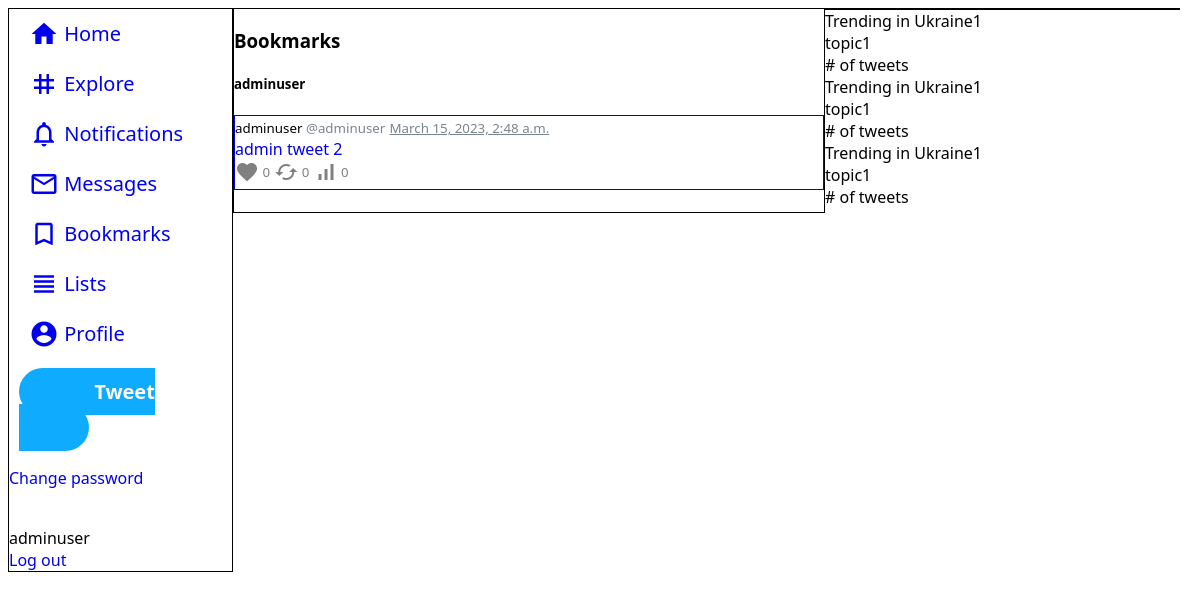
The app's page /bookmarks/ (signed in), older data.
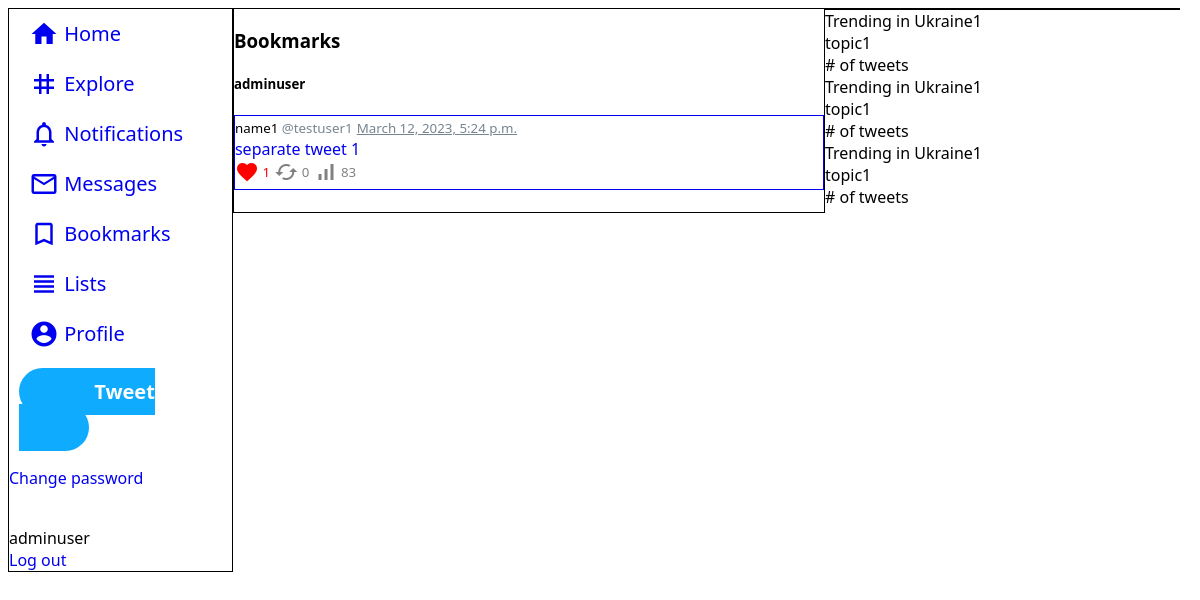
The same page, newer data.
### twitter/models.py (models this page shows, shortened)
class Tweet(models.Model):
  author = models.ForeignKey(User, on_delete=models.CASCADE)
  text = models.TextField(max_length=280)
  when = models.DateTimeField(auto_now_add=True)  # first created. can edit tweets with twitter blue only
  replied_to = models.ForeignKey('self', on_delete=models.CASCADE, null=True, related_name='replied')
  retweeted_from = models.ForeignKey('self', on_delete=models.CASCADE, null=True, related_name='retweeted')
  pic1 = models.ImageField(upload_to='tweetpics', blank=True)
  pic2 = models.ImageField(upload_to='tweetpics', blank=True)
  pic3 = models.ImageField(upload_to='tweetpics', blank=True)
  pic4 = models.ImageField(upload_to='tweetpics', blank=True)
  likes = models.ManyToManyField(User, symmetrical=False, related_name='tweet_likes')
  retweets = models.ManyToManyField(User, symmetrical=False, related_name='tweet_retweets')
  replies = models.ManyToManyField('self', symmetrical=False, related_name='tweet_replies')
  views = models.IntegerField(default=0)
  is_pinned = models.BooleanField(default=False)

class User(AbstractUser):
  username_validator = UsernameValidator()
  email_validator = EmailValidator()
  url_validator = URLValidator()
  phone_validator = PhoneValidator()
  username = models.CharField(_("username"),
                              max_length=15, unique=True,
                              help_text=_("Required. 15 characters or fewer. Letters, digits and _ only."),
                              validators=[username_validator],
                              error_messages={"unique": _("A user with that username already exists."), }, )
  email = models.EmailField(_('email'),
                            unique=True,
                            error_messages={"unique": _("A user with that email already exists."), },
                            validators=[email_validator], )
  phone = models.CharField(_("phone"),
                           max_length=20, unique=True, blank=True, null=True,
                           help_text=_("Full phone number with country code"),
                           validators=[username_validator],
                           error_messages={"unique": _("A user with that phone number already exists."), }, )
  name = models.CharField(max_length=50)
  link = models.CharField(max_length=50, blank=True, validators=[url_validator])
  userpic = models.ImageField(default='default.jpg', upload_to='userpics')
  background = models.ImageField(default='default.jpg', upload_to='backgrounds')
  is_verified = models.BooleanField(default=False)
  bio = models.TextField(max_length=160, blank=True)
  blocked = models.ManyToManyField('self', symmetrical=False, related_name='user_blocked')
  muted = models.ManyToManyField('self', symmetrical=False, related_name='user_muted')
  followers = models.ManyToManyField('self', symmetrical=False, related_name='user_followers')
  following = models.ManyToManyField('self', symmetrical=False, related_name='user_following')
  conversations = models.ManyToManyField('Conversation', symmetrical=False, related_name='user_conversations')
  tweets = models.ManyToManyField('Tweet', symmetrical=False, related_name='user_tweets')
  likes = models.ManyToManyField('Tweet', symmetrical=False, related_name='user_likes')
  bookmarks = models.ManyToManyField('Tweet', symmetrical=False, related_name='user_bookmarks')
  notifications = models.ManyToManyField('Notification', symmetrical=False, related_name='user_notifications')
  is_private = models.BooleanField(default=False)
  lists = models.ManyToManyField('TweetList', symmetrical=False, related_name='user_lists')
  def __str__(self):
    return f'{self.username}'

### twitter/views.py (the view)
# urls.py: path('bookmarks/', bookmarks, name='bookmarks'),
@login_required
def bookmarks(request):
  tweets=request.user.bookmarks.all()
  paginator=Paginator(tweets,2)
  page_number=request.GET.get('page')
  page_obj=paginator.get_page(page_number)
  return render(request,'twitter/bookmarks.html',{'tweets':page_obj})

### twitter/templates/twitter/bookmarks.html (shortened to what this page needs)
{%extends 'twitter/base.html' %}
{%block tweets%}
<section class="col mid">
<h3>Bookmarks</h3>
<h5>{{user}}</h5>
{% include 'twitter/tweets.html' %}
</section>
{%endblock%}
{% block trends %}
<section class="col right"></section>
{% include 'twitter/trends.html' %}
{% endblock %}

### twitter/templates/twitter/tweets.html (shortened to what this page needs)
{% for tweet in tweets %}
<a class="tweet" href="{% url 'detail' tweet.author tweet.pk %}">
  <form style="display:inline;" action="{% url 'userfeed' tweet.author.pk %}">
    <button type="submit">
      <span class="tweet-userlink-name">{{tweet.author.name}}</span>
      <span class="tweet-userlink-username">@{{tweet.author.username}}</span>
    </button>
  <form style="display:inline;" action="{% url 'detail' tweet.author tweet.pk %}">
    <button class="tweet-userlink-time" type="submit">{{ tweet.when }}</button>
  </form>
    <div class="tweet-text">{{ tweet.text }}</div>
{% include 'twitter/tweet_buttons.html' %}
</a>
{% endfor %}
{% include 'twitter/tweet_pagination.html' %}

### twitter/templates/twitter/tweet_buttons.html (shortened to what this page needs)
{%if user in tweet.likes.all %}
<form style="display:inline" action="{% url 'dislike' tweet.pk %}" method="post">
  <button class="make-inactive-like" type="submit" name="tweet_pk" value="{{ tweet.pk }}">
    <span class="material-icons">favorite</span>
    <span class="counter">{{tweet.likes.count}}</span>
  </button>
</form>
{%else%}
  <form style="display:inline" action="{% url 'like' tweet.pk %}" method="post">
  <button class="make-active-like" type="submit" name="tweet_pk" value="{{ tweet.pk }}">
    <span class="material-icons make-active-like">favorite</span>
    <span class="counter">{{tweet.likes.count}}</span>
  </button>
</form>
{%endif%}
{%if user in tweet.retweets.all %}
<form style="display:inline" action="{% url 'unretweet' tweet.pk %}" method="post">
  {% csrf_token %}
  <button class="make-inactive-retweet" type="submit" name="tweet_pk" value="{{ tweet.pk }}">
    <span class="material-icons">cached</span>
    <span class="counter">{{tweet.retweets.count}}</span>
  </button>
</form>
{%else%}
  <form style="display:inline" action="{% url 'retweet' tweet.pk %}" method="post">
  <button class="make-active-retweet" type="submit" name="tweet_pk" value="{{ tweet.pk }}">
    <span class="material-icons">cached</span>
    <span class="counter">{{tweet.retweets.count}}</span>
  </button>
</form>
{%endif%}
<button class="views">
  <span class="material-icons make-active">signal_cellular_alt</span>
  <span class="counter">{{tweet.views}}</span>
</button>

Row changes from the older to the newer data that the page shows:
no longer on this page (row unchanged): Tweet: author.name "adminuser", author.username "adminuser", when "March 15, 2023, 2:48 a.m.", text "admin tweet 2", likes.count "0", retweets.count "0", views "0"
now on this page (row edited): Tweet: author.name "name1", author.username "testuser1", when "March 12, 2023, 5:24 p.m.", text "separate tweet 1", likes.count "1", retweets.count "0", views "83"
